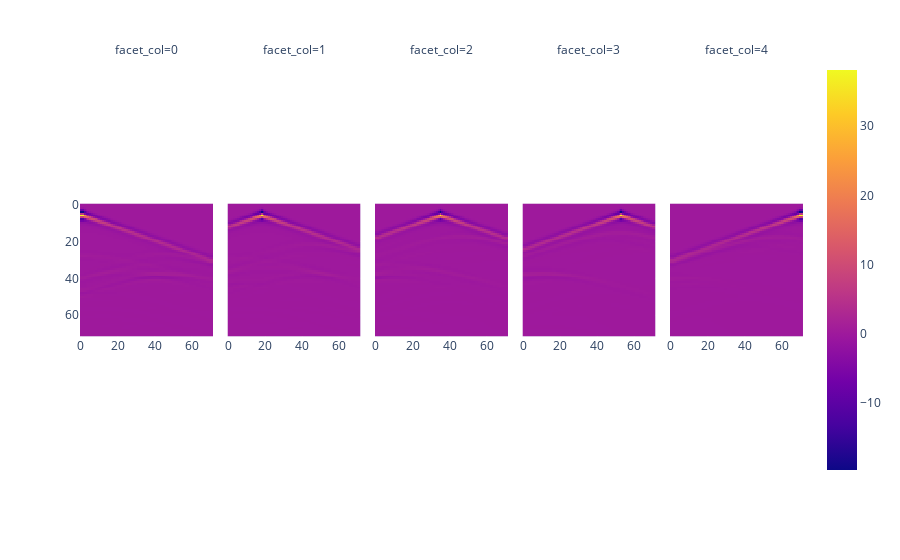

Write notebook code for a chart like this one.
### Code cell
px.imshow(x, facet_col=0)

### Figure 1 — Plotly figure (JSON) as saved in the notebook; plotly's stock layout.template omitted (floating-point values rounded to 4 significant figures; data arrays with more than 128 entries replaced by an {"elided": "..."} marker saying what was removed)
{"data": [{"coloraxis": "coloraxis", "hovertemplate": "x: %{x}<br>y: %{y}<br>color: %{z}<extra></extra>", "name": "0", "type": "heatmap", "xaxis": "x", "yaxis": "y", "z": {"elided": "72x72 float values"}}, {"coloraxis": "coloraxis", "hovertemplate": "x: %{x}<br>y: %{y}<br>color: %{z}<extra></extra>", "name": "1", "type": "heatmap", "xaxis": "x2", "yaxis": "y2", "z": {"elided": "72x72 float values"}}, {"coloraxis": "coloraxis", "hovertemplate": "x: %{x}<br>y: %{y}<br>color: %{z}<extra></extra>", "name": "2", "type": "heatmap", "xaxis": "x3", "yaxis": "y3", "z": {"elided": "72x72 float values"}}, {"coloraxis": "coloraxis", "hovertemplate": "x: %{x}<br>y: %{y}<br>color: %{z}<extra></extra>", "name": "3", "type": "heatmap", "xaxis": "x4", "yaxis": "y4", "z": {"elided": "72x72 float values"}}, {"coloraxis": "coloraxis", "hovertemplate": "x: %{x}<br>y: %{y}<br>color: %{z}<extra></extra>", "name": "4", "type": "heatmap", "xaxis": "x5", "yaxis": "y5", "z": {"elided": "72x72 float values"}}], "layout": {"annotations": [{"font": {}, "showarrow": false, "text": "facet_col=0", "x": 0.092, "xanchor": "center", "xref": "paper", "y": 1, "yanchor": "bottom", "yref": "paper"}, {"font": {}, "showarrow": false, "text": "facet_col=1", "x": 0.296, "xanchor": "center", "xref": "paper", "y": 1, "yanchor": "bottom", "yref": "paper"}, {"font": {}, "showarrow": false, "text": "facet_col=2", "x": 0.5, "xanchor": "center", "xref": "paper", "y": 1, "yanchor": "bottom", "yref": "paper"}, {"font": {}, "showarrow": false, "text": "facet_col=3", "x": 0.704, "xanchor": "center", "xref": "paper", "y": 1, "yanchor": "bottom", "yref": "paper"}, {"font": {}, "showarrow": false, "text": "facet_col=4", "x": 0.908, "xanchor": "center", "xref": "paper", "y": 1, "yanchor": "bottom", "yref": "paper"}], "coloraxis": {"colorscale": [[0, "#0d0887"], [0.1111, "#46039f"], [0.2222, "#7201a8"], [0.3333, "#9c179e"], [0.4444, "#bd3786"], [0.5556, "#d8576b"], [0.6667, "#ed7953"], [0.7778, "#fb9f3a"], [0.8889, "#fdca26"], [1, "#f0f921"]]}, "margin": {"t": 60}, "xaxis": {"anchor": "y", "constrain": "domain", "domain": [0, 0.184], "scaleanchor": "y"}, "xaxis2": {"anchor": "y2", "domain": [0.204, 0.388], "matches": "x"}, "xaxis3": {"anchor": "y3", "domain": [0.408, 0.592], "matches": "x"}, "xaxis4": {"anchor": "y4", "domain": [0.612, 0.796], "matches": "x"}, "xaxis5": {"anchor": "y5", "domain": [0.816, 1], "matches": "x"}, "yaxis": {"anchor": "x", "autorange": "reversed", "constrain": "domain", "domain": [0, 1]}, "yaxis2": {"anchor": "x2", "domain": [0, 1], "matches": "y", "showticklabels": false}, "yaxis3": {"anchor": "x3", "domain": [0, 1], "matches": "y", "showticklabels": false}, "yaxis4": {"anchor": "x4", "domain": [0, 1], "matches": "y", "showticklabels": false}, "yaxis5": {"anchor": "x5", "domain": [0, 1], "matches": "y", "showticklabels": false}}}
